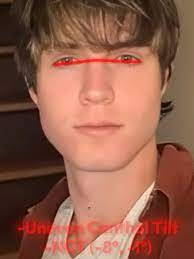
#> input picture Lab2/faceIq.jpg, 194 x 259 px, found by its file name
$ python Zadanie3.1.py
#> lines starting #> are read from the running program, lines starting #| are printed output that depends on the picture
import cv2
import numpy as np

image = cv2.imread('Lab2/faceIq.jpg')
#> image is the input picture: shape (259, 194, 3); mean B, G, R 74.5, 93, 145.4

tx, ty = 50, 20 # Wartości translacji
M = np.float32([[1, 0, tx], [0, 1, ty]])

translated_image = cv2.warpAffine(image, M, (image.shape[1], image.shape[0]))
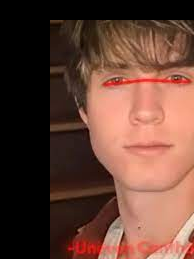
#> translated_image: shape (259, 194, 3); mean B, G, R 54.2, 66.6, 102.7

cv2.imshow("Translated (Moved) Image", translated_image)
cv2.waitKey(0)
cv2.destroyAllWindows()
